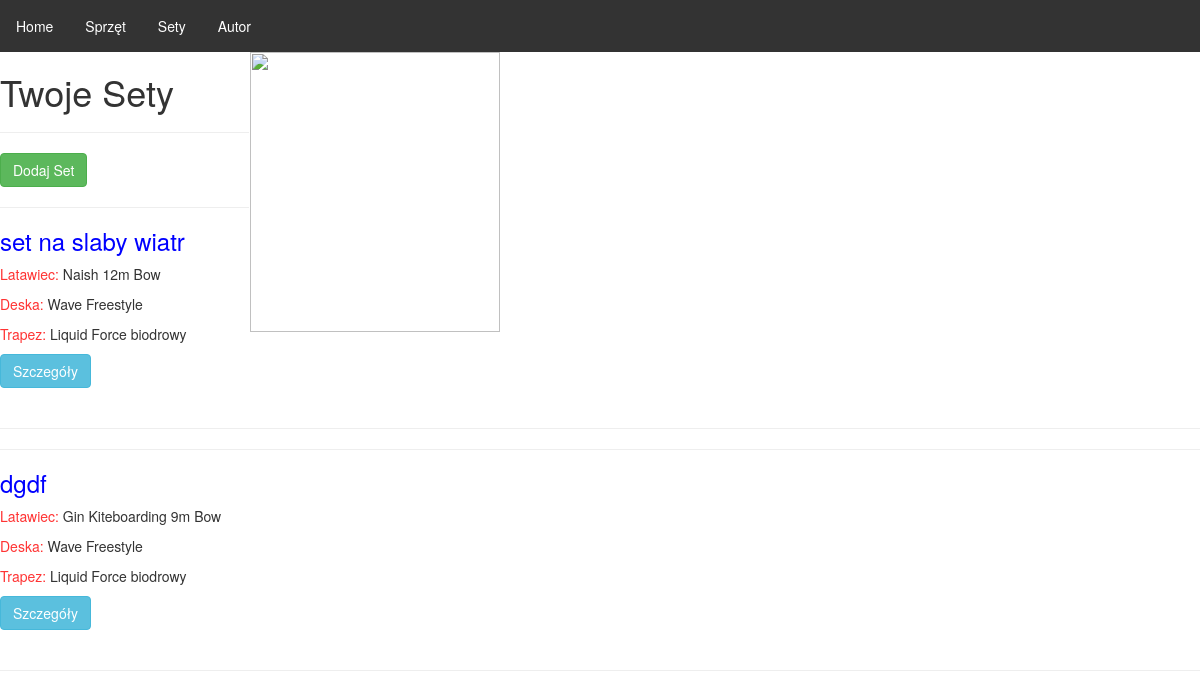
/lista_set/, run on the app's committed database.
### sprzet/models.py (models this page shows, shortened)
class Set(models.Model):
    nazwa = models.CharField(max_length=50)
    latawiec = models.ForeignKey(Latawiec, default='---', related_name='Latawiec', blank=True, null=True, on_delete=models.SET_NULL)
    deska = models.ForeignKey(Deska, default='---', related_name='Deska', blank=True, null=True, on_delete=models.SET_NULL)
    trapez = models.ForeignKey(Trapez, default='---', related_name='Trapez', blank=True, null=True, on_delete=models.SET_NULL)
    def __str__(self):
        return self.nazwa

class Latawiec(models.Model):
    roz1='5m'
    roz2='6m'
    roz3='7m'
    roz4='7m'
    roz5='8m'
    roz6='9m'
    roz7='10m'
    roz8='10m'
    roz9='11m'
    roz10='12m'
    roz11='13m'
    roz12='14m'
    roz13='15m'
    roz14='16m'
    roz15='17m'
    roz16='18m'
    roz17='21m'
    typy = (
        ('C-Shape', 'C-Shape'),
        ('Delta', 'Delta'),
        ('Bow', 'Bow'),
    )
    rozmiary = (
        (roz1, '5m'),
        (roz2, '6m'),
        (roz3, '7m'),
        (roz4, '7.5m'),
        (roz5, '8m'),
        (roz6, '9m'),
        (roz7, '10m'),
        (roz8, '10.5m'),
        (roz9, '11m'),
        (roz10, '12m'),
        (roz11, '13m'),
        (roz12, '14m'),
        (roz13, '15m'),
        (roz14, '16m'),
        (roz15, '17m'),
        (roz16, '18m'),
        (roz17, '21m')
    )
    producenci = (
        ('Nobile Kiteboarding', 'Nobile Kiteboarding'),
        ('Gin Kiteboarding', 'Gin Kiteboarding'),
        ('Ozone', 'Ozone'),
        ('Slingshot', 'Slingshot'),
        ('Weinmann', 'Weinmann'),
        ('Naish', 'Naish'),
        ('Airush', 'Airush'),
    )
    typ = models.CharField(max_length=50, choices=typy)
    rozmiar = models.CharField(max_length=39, choices=rozmiary)
    producent = models.CharField(max_length=80, choices=producenci)
    def __str__(self):
        return self.producent + ' ' + str(self.rozmiar)+ ' ' + self.typ

class Deska(models.Model):
    typ_deski = (
        ('TwinTip', 'Twintip'),
        ('Wave', 'Wave'),
        ('Skimboard', 'Skim'),
    )
    styl_deski = (
        ('Freeride', 'Freeride'),
        ('Freestyle', 'Freestyle'),
    )
    rozmiary = (
        ('mala', 'mala'),
        ('srednia', 'srednia'),
        ('duza', 'duza'),
    )
    typ = models.CharField(max_length=50, choices=typ_deski)
    styl = models.CharField(max_length=50, choices=styl_deski)
    rozmiar = models.CharField(max_length=100, choices=rozmiary)
    def __str__(self):
        return self.typ + ' ' + self.styl

class Trapez(models.Model):
    rozmiary = (
        ('S', 'S'),
        ('M', 'M'),
        ('L', 'L'),
        ('XL', 'XL'),
        ('XXL', 'XXL'),
    )
    rodzaje = (
        ('biodrowy', 'biodrowy'),
        ('ledzwiowy', 'ledzwiowy'),
    )
    producenci = (
        ('ION', 'ION'),
        ('Mystic', 'Mystic'),
        ('Manera', 'Manera'),
        ('DaKine', 'Dakine'),
        ('Liquid Force', 'Liquid Force'),
        ('Neilpryde', 'Neilpryde'),
        ('Severne', 'Severne'),
    )
    rozmiar = models.CharField(max_length=4, choices=rozmiary)
    rodzaj = models.CharField(max_length=30, choices=rodzaje)
    producent = models.CharField(max_length=30, choices=producenci)
    def __str__(self):
        return self.producent + ' ' + self.rodzaj

### sprzet/views.py (the view)
# urls.py: url(r'lista_set/$', views.set_list, name='set_list'),
def set_list(request):
    lista_set = Set.objects.all()
    return render(request, 'sprzet/set_list.html', {'lista': lista_set})

### sprzet/templates/sprzet/set_list.html (shortened to what this page needs)
{% extends 'sprzet/header.html' %}
{% block content %}
<img src="http://imageshack.com/a/img923/4387/s3Cmc1.jpg" style="width:250px;height:280px;">
<p><h1>Twoje Sety</h1><a href="{% url 'dodaj_set' %}"><hr/>
    <button type="button" class="btn btn-success">Dodaj Set</button>
</a></p>
{% if lista %}
{% for set in lista %}
<hr/>
<h3 style="color:blue;">{{ set }}</h3>
{% if set.latawiec %}
<p><span style="color:#ff3333">Latawiec:</span> {{ set.latawiec }}</p>
{% else %}
<p style="color:gray;">--- brak latawca ---</p>
{% endif %}
{% if set.deska %}
<p><span style="color:#ff3333">Deska:</span> {{ set.deska }}</p>
{% else %}
<p style="color:gray;">--- brak deski ---</p>
{% endif %}
{% if set.trapez %}
<p><span style="color:#ff3333">Trapez:</span> {{ set.trapez }}</p>
{% else %}
<p style="color:gray;">--- brak trapezu ---</p>
{% endif %}
<a title="Edytuj" href ="{% url 'detail' set.id %}"
   <button type="button" class="btn btn-info">Szczegóły</button>
</a><br><br><hr/>
{% endfor %}
{% else %}
<br><br><br>
--- nie masz żadnych setów ---
{% endif %}
{% endblock %}

### sprzet/templates/sprzet/set_list.html (style rules this page uses)
img { float:right; margin: 0 700 60px 1px; }

### data on the page
Set: nazwa "set na slaby wiatr", latawiec "Naish 12m Bow", deska "Wave Freestyle", trapez "Liquid Force biodrowy"
Set: nazwa "dgdf", latawiec "Gin Kiteboarding 9m Bow", deska "Wave Freestyle", trapez "Liquid Force biodrowy"
